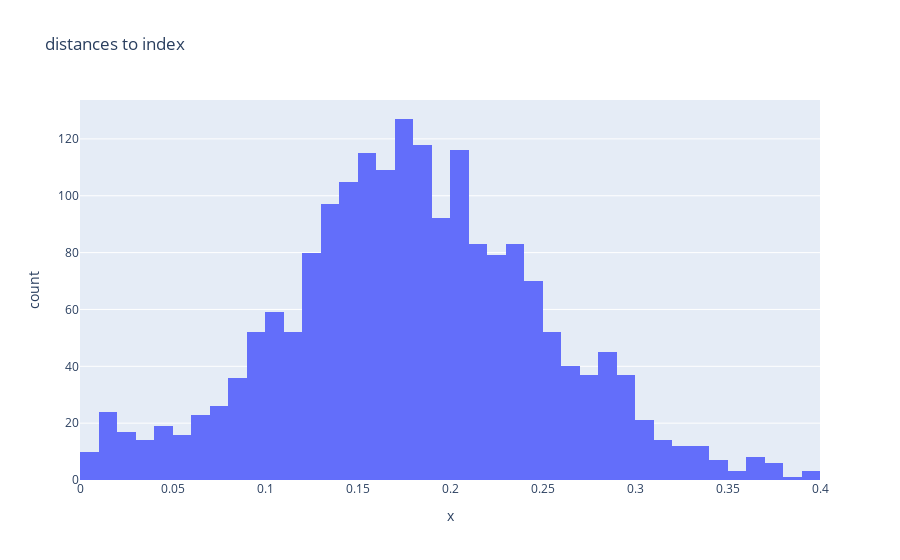

The notebook cell saved with this chart:
### Code cell
ex.histogram(x=distances, title="distances to index")

### Figure 1 — Plotly figure (JSON) as saved in the notebook; plotly's stock layout.template omitted (floating-point values rounded to 4 significant figures; data arrays with more than 128 entries replaced by an {"elided": "..."} marker saying what was removed)
{"data": [{"alignmentgroup": "True", "bingroup": "x", "hovertemplate": "x=%{x}<br>count=%{y}<extra></extra>", "legendgroup": "", "marker": {"color": "#636efa"}, "name": "", "offsetgroup": "", "orientation": "v", "showlegend": false, "type": "histogram", "x": {"elided": "1920 float values"}, "xaxis": "x", "yaxis": "y"}], "layout": {"barmode": "relative", "legend": {"tracegroupgap": 0}, "title": {"text": "distances to index"}, "xaxis": {"anchor": "y", "domain": [0, 1], "title": {"text": "x"}}, "yaxis": {"anchor": "x", "domain": [0, 1], "title": {"text": "count"}}}}
